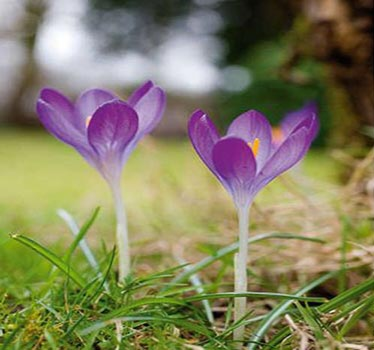
#> input picture assignment_34/ImageProcessing/34.color_images/inputs/python.jpg, 374 x 350 px, found by its file name
$ python 1.grayscale_func.py
#> lines starting #> are read from the running program, lines starting #| are printed output that depends on the picture
#> further down, img is the input picture: shape (350, 374, 3); mean B, G, R 94.5, 127.1, 131
import cv2
import numpy as np

def bgr_2_grayscale(img):
    B = img[:, :, 0]
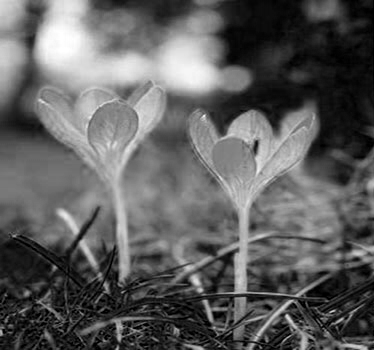
#> B: shape (350, 374); min 0, max 255, mean 94.5
    G = img[:, :, 1]
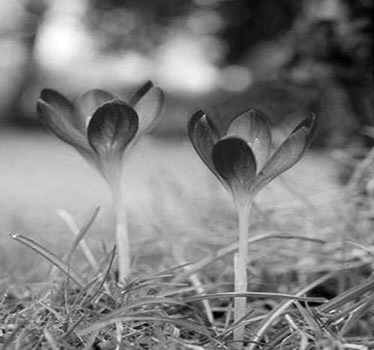
#> G: shape (350, 374); min 0, max 255, mean 127.1
    R = img[:, :, 2]
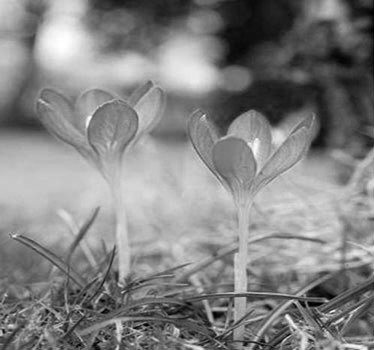
#> R: shape (350, 374); min 0, max 255, mean 131
    result = (B + G + R) / 3
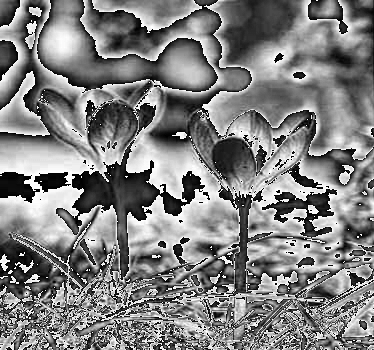
#> result: shape (350, 374) float64; min 0, max 85, mean 42.7; drawn with min black and max white
    return result

img = cv2.imread("inputs\python.jpg")
img = bgr_2_grayscale(img)
cv2.imwrite("outputs/test.jpg", img)
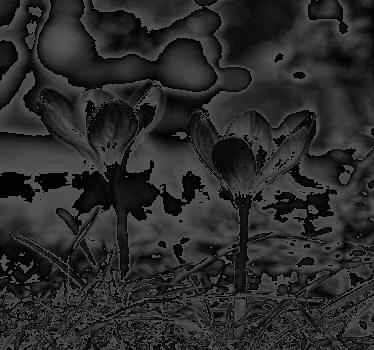
#> saved as test.jpg: shape (350, 374); min 0, max 85, mean 42.7

$ run again, with assignment_34/ImageProcessing/34.color_images/inputs/sky.jpg copied over assignment_34/ImageProcessing/34.color_images/inputs/python.jpg
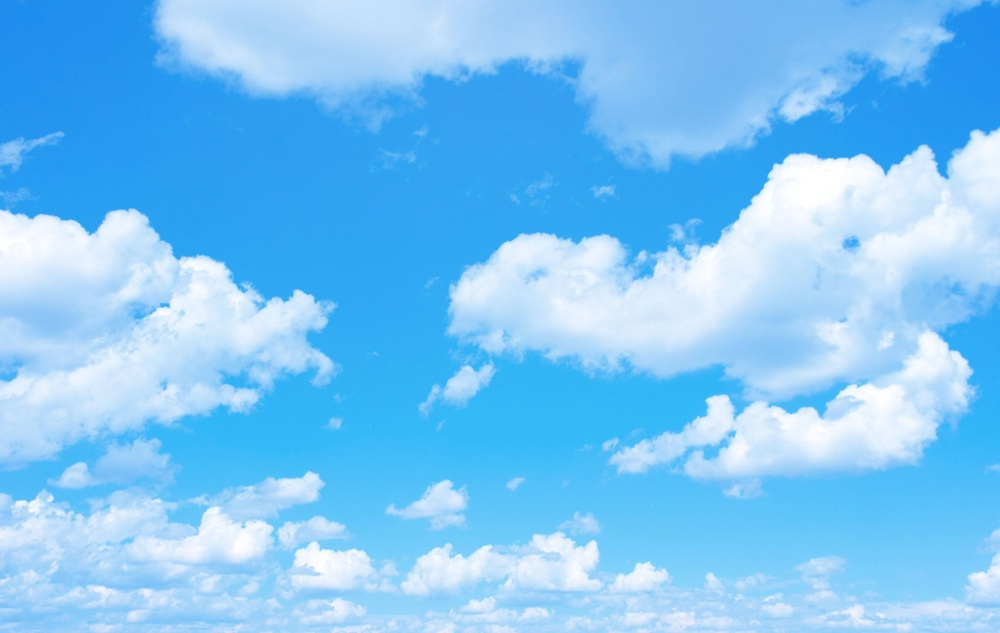
#> input picture assignment_34/ImageProcessing/34.color_images/inputs/sky.jpg, 1000 x 633 px, shrunk from 4928 x 3120 before the run, found by its file name
#> img is the input picture: shape (633, 1000, 3); mean B, G, R 247, 197.1, 124.5
#> in bgr_2_grayscale, `result = (B + G + R) / 3`:
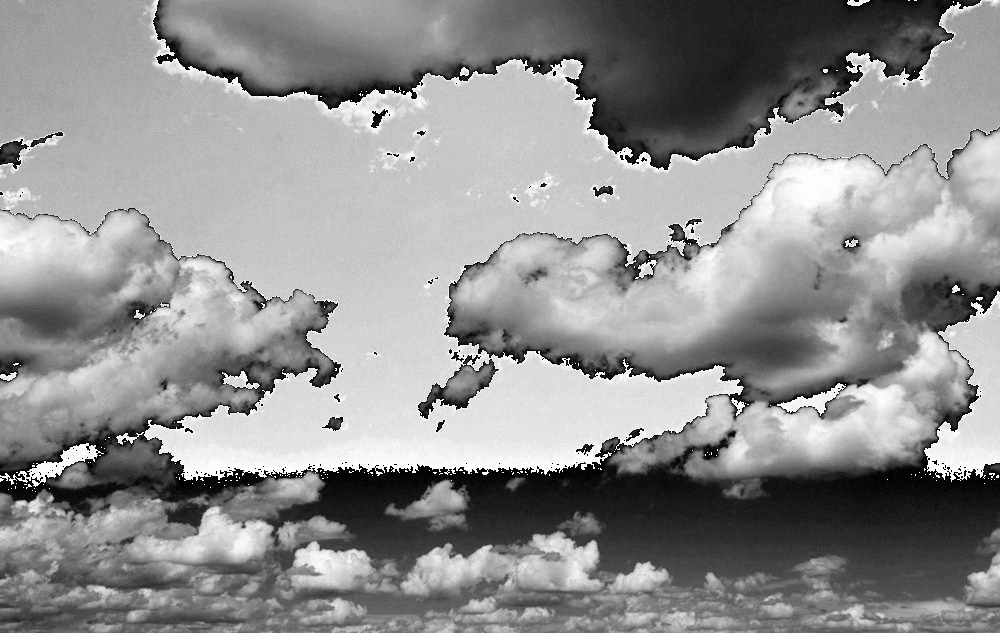
#> result: shape (633, 1000) float64; min 0, max 85, mean 48; drawn with min black and max white
#> `cv2.imwrite("outputs/test.jpg", img)`:
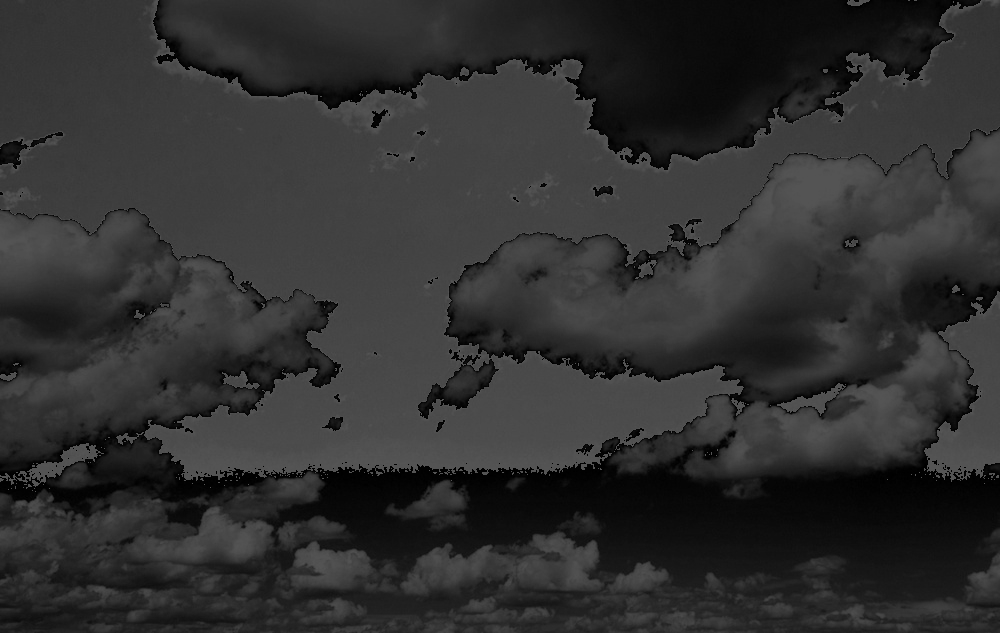
#> saved as test.jpg: shape (633, 1000); min 0, max 85, mean 48

$ run again, with assignment_34/ImageProcessing/34.color_images/inputs/watermelon.jpg copied over assignment_34/ImageProcessing/34.color_images/inputs/python.jpg
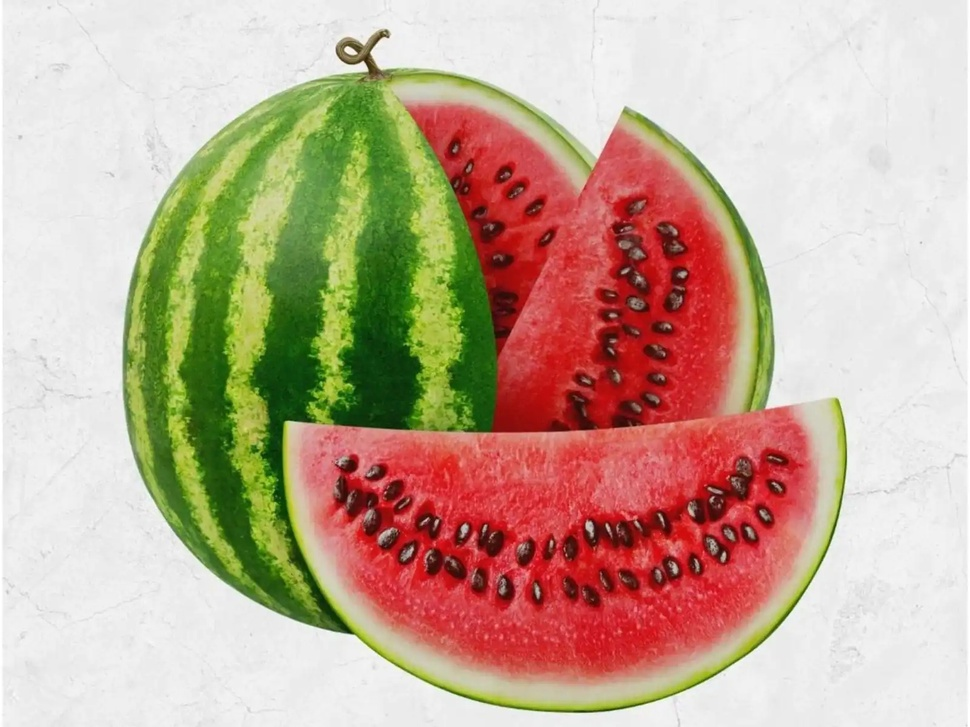
#> input picture assignment_34/ImageProcessing/34.color_images/inputs/watermelon.jpg, 970 x 727 px, shrunk from 1600 x 1200 before the run, found by its file name
#> img is the input picture: shape (727, 970, 3); mean B, G, R 150, 170.9, 196.2
#> in bgr_2_grayscale, `result = (B + G + R) / 3`:
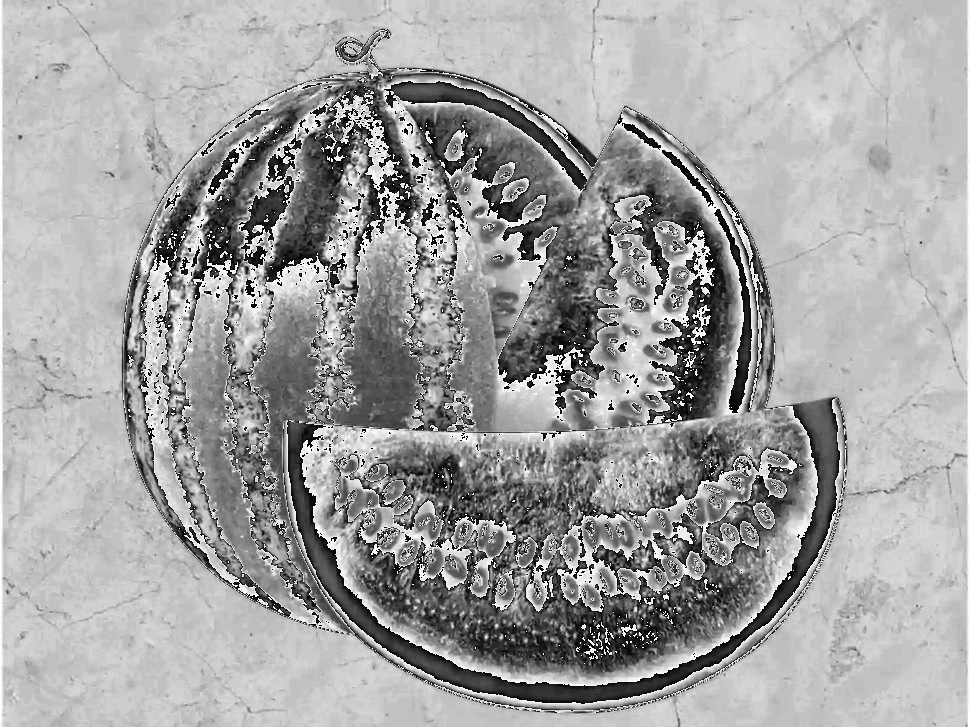
#> result: shape (727, 970) float64; min 0, max 85, mean 53.9; drawn with min black and max white
#> `cv2.imwrite("outputs/test.jpg", img)`:
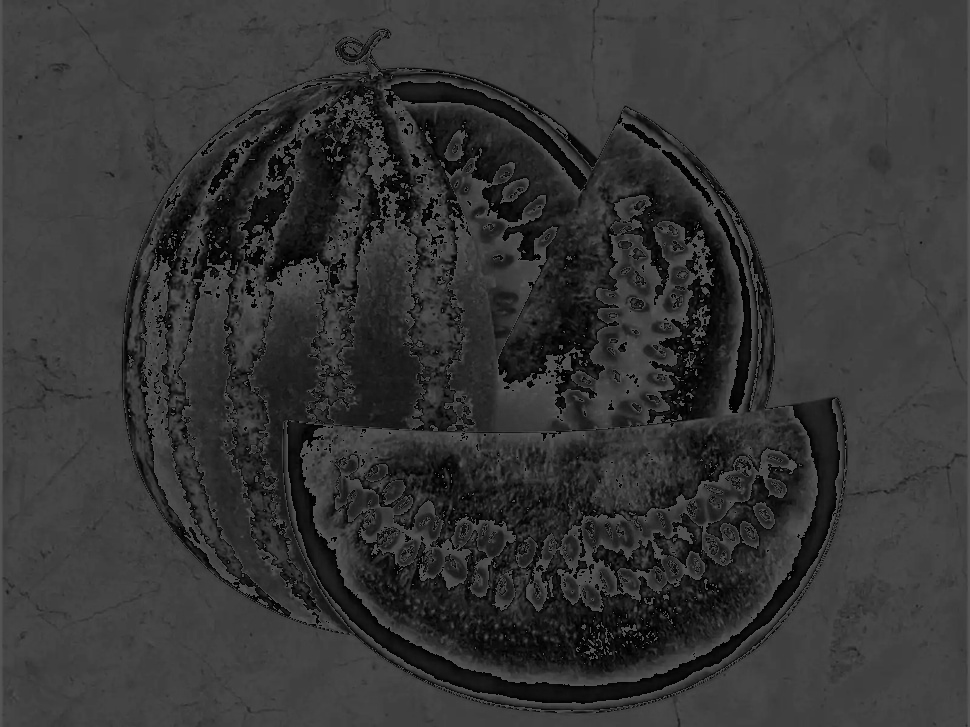
#> saved as test.jpg: shape (727, 970); min 0, max 85, mean 53.7
